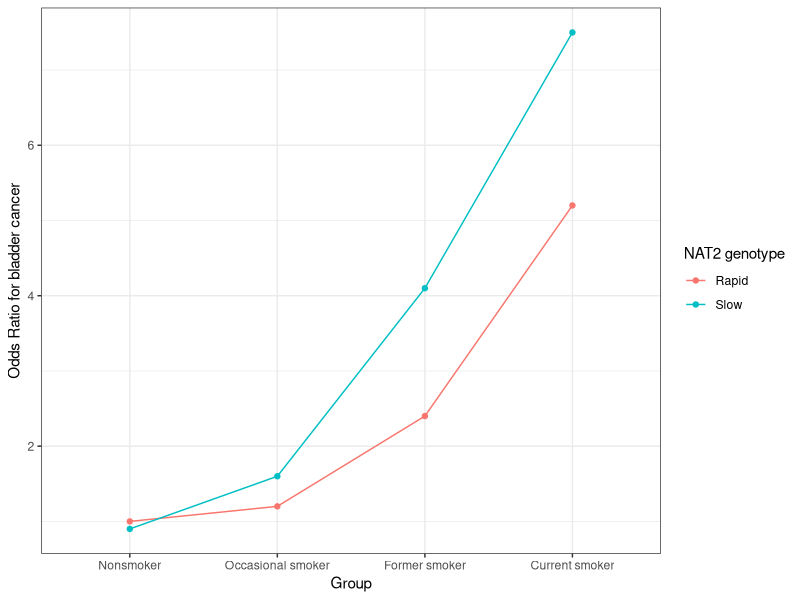

R code for this plot: (Note: this script raises an error after producing the figure.)
## ---- chunk 1
library(dplyr)
library(ggplot2)
ss <- tibble(
    Group = rep(factor(c("Nonsmoker", "Occasional smoker", "Former smoker", "Current smoker"), levels = c("Nonsmoker", "Occasional smoker", "Former smoker", "Current smoker")), times = 2),
    NAT2_group = rep(c("Rapid", "Slow"), each = 4),
    OR = c(1.0, 1.2, 2.4, 5.2, 0.9, 1.6, 4.1, 7.5)
) 
ggplot(ss, aes(x = Group, y = OR, group = NAT2_group, color = NAT2_group)) +
    geom_line() +
    geom_point() +
    theme_bw() +
    labs(y = "Odds Ratio for bladder cancer", color = "NAT2 genotype")
## ---- chunk 2
dgm <- function(b_0, b_hy, b_uy, b_sh, b_nh, b_gcc, b_gis, b_gnn, b_us, b_uc, b_uh, n) {
    U <- runif(n)
    Gc <- rbinom(n, 2, 0.5)
    Gi <- rbinom(n, 2, 0.5)
    Gn <- rbinom(n, 1, 0.5) + 1
    logit_S <- b_gis * Gi + b_us * U + rnorm(n)
    S <- rbinom(n, 1, exp(logit_S) / (1 + exp(logit_S)))
    C <- ifelse(S == 0, 0, rpois(n, lambda = b_gcc * Gc + b_uc * U))
    N <- b_gnn * Gn + rnorm(n)
    H_intake <- b_sh * C + b_uh * U + rnorm(n) 
    H <- H_intake * N * b_nh
    logit_p <- b_0 + b_hy * H + b_uy * U
    p <- exp(logit_p) / (1 + exp(logit_p))
    Y <- rbinom(n, 1, p)
    Ccat <- cut(C, breaks=c(-Inf, 0, 1, 2, 3, Inf), labels=c("0", "1", "2", "3", "4+"))    
    tibble(Y = Y, H = H, U = U, S = S, C = C, N = N, Gc = Gc, Gi = Gi, Gn = Gn, Ccat = Ccat)
}

estimation_gc2005 <- function(data) {
    # Estimate the effect of smoking on bladder cancer risk stratified by NAT2 genotype
    model <- glm(Y ~ C * Gn, data = data, family = binomial)
    summary(model)
}

dat <- dgm(
    b_0 = -3,
    b_hy = 0.5,
    b_uy = 0,
    b_sh = 0.4,
    b_nh = 0.2,
    b_gcc = 1.0,
    b_gis = 1.0,
    b_gnn = 1.0,
    b_us = 0,
    b_uc = 0,
    b_uh = 0,
    n = 1000000
)

dat

estimation_gc2005(dat)

## ---- chunk 3
table(dat$Ccat)

plot_dat <- function(dat) {
    ggplot(dat, aes(x = Ccat, y = Y, group = Gn, color = factor(Gn))) +
        geom_line(stat = "summary", fun = "mean") +
        geom_point(stat = "summary", fun = "mean") +
        labs(x = "Cigarettes per day (categorised)", y = "Proportion with bladder cancer", color = "NAT2 genotype") +
        theme_bw()
}


## ---- chunk 4
dat <- dgm(
    b_0 = -3,
    b_hy = 0.5,
    b_uy = 0,
    b_sh = 0,
    b_nh = 0.2,
    b_gcc = 1.0,
    b_gis = 1.0,
    b_gnn = 1.0,
    b_us = 0.4,
    b_uc = 0.4,
    b_uh = 0.8,
    n = 5000000
)
estimation_gc2005(dat)
ggplot(dat, aes(x = Ccat, y = Y, group = Gn, color = factor(Gn))) +
    geom_line(stat = "summary", fun = "mean") +
    geom_point(stat = "summary", fun = "mean") +
    labs(x = "Cigarettes per day (categorised)", y = "Proportion with bladder cancer", color = "NAT2 genotype") +
    theme_bw()


## ---- chunk 5
sessionInfo()
